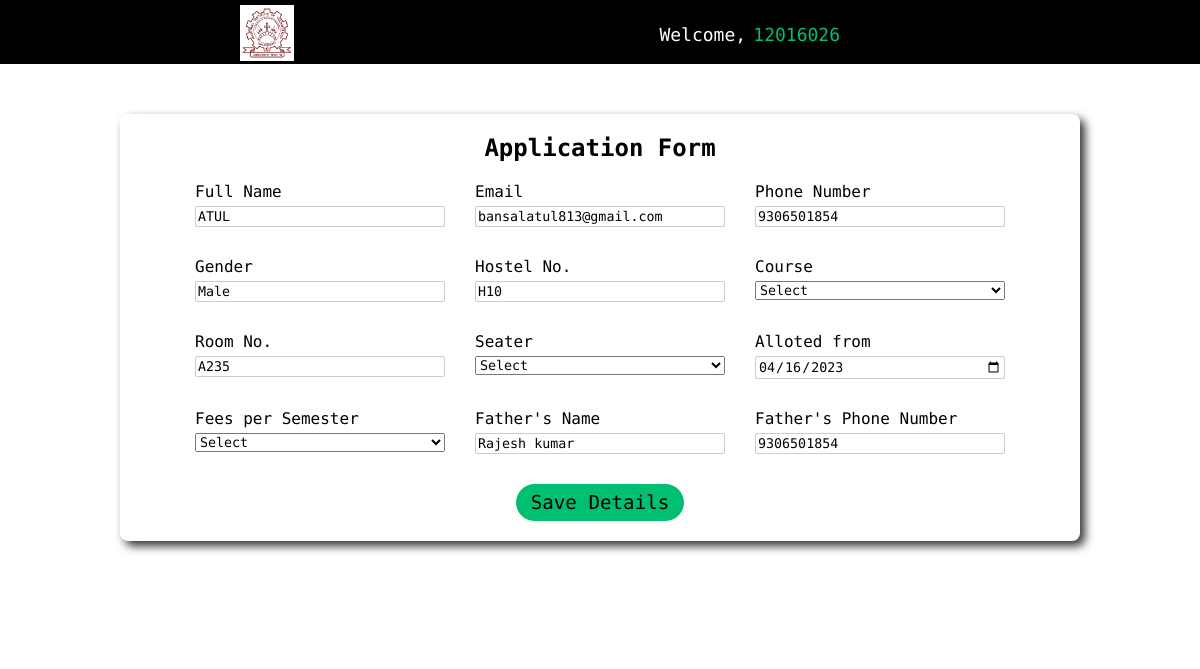
Screenshot of /students/edit_details.php?id=12016026 with the database file from the repository.
### tables this page shows
CREATE TABLE `students` (
  `student_id` int(11) NOT NULL,
  `student_roll` int(11) NOT NULL,
  `student_name` varchar(255) NOT NULL,
  `student_email` varchar(255) NOT NULL,
  `student_phone` bigint(20) NOT NULL,
  `student_pass` varchar(255) NOT NULL,
  `hostel_no` varchar(255) NOT NULL,
  `room_no` varchar(255) NOT NULL,
  `course` varchar(255) NOT NULL,
  `room_seater` int(11) NOT NULL,
  `father_name` varchar(255) NOT NULL,
  `father_phoneno` bigint(20) NOT NULL,
  `your_photo` varchar(255) NOT NULL,
  `gender` varchar(255) NOT NULL,
  `allot_date` date NOT NULL DEFAULT current_timestamp(),
  `fees` int(11) NOT NULL
);

### students/edit_details.php (the view, shortened to what this page needs)
<?php
include '../partials/db_connect.php';
?>
<!DOCTYPE html>
<html lang="en">
<head>
    <link rel="stylesheet" href="../css/about_hostel.css">
</head>
<body>
    <?php
    $rollno = $_GET['id'];
    $sql1 = "SELECT * FROM students WHERE student_roll=$rollno";
    $res1 = mysqli_query($conn, $sql1);
    if ($res1 == true) {
        $count1 = mysqli_num_rows($res1);
        if ($count1 == 1) {
            $rows = mysqli_fetch_assoc($res1);
            $student_name = $rows['student_name'];
            $student_email = $rows['student_email'];
            $student_phone = $rows['student_phone'];
            $gender = $rows['gender'];
            $hostel_no = $rows['hostel_no'];
            $room_no = $rows['room_no'];
            $father_phoneno = $rows['father_phoneno'];
            $fees = $rows['fees'];
            $course = $rows['course'];
            $allot_date = $rows['allot_date'];
            $seater = $rows['room_seater'];
            $father_name = $rows['father_name'];
        }
    }
    ?>
    <div class="nav-content">
        <div class="wrapper">
            <div class="nav-align">
                <div class="nav-logo">
                    <a href=""><img src="../image/logo.png" alt="NIT kkr Logo" style="background-color:white;"></a>
                </div>
                <div class="nav-links">
                    <ul class="text-center">
                        <li style="color:white;">Welcome,</li>
                        <li style="color:#01bf71;">
                            <?php echo $rollno; ?>
                        </li>
                    </ul>
                </div>
            </div>
        </div>
    </div>
    <div class="main-content">
        <div class="wrapper">
            <div class="details">
                <div class="form_detail">
                    <h2 class="text-center">Application Form</h2>
                    <form action="" method="post" enctype="multipart/form-data">
                        <div class="user-details">
                            <div class="input-box">
                                <span>Full Name</span>
                                <input name="student_name" type="text" value="<?php echo $student_name ?>">
                            </div>
                            <div class="input-box">
                                <span>Email</span>
                                <input type="text" value="<?php echo $student_email ?>" name="student_email">
                            </div>
                            <div class="input-box">
                                <span>Phone Number</span>
                                <input type="text" value="<?php echo $student_phone ?>" name="student_phone">
                            </div>
                            <div class="input-box">
                                <span>Gender</span>
                                <input type="text" value="<?php echo $gender ?>" name="gender">
                            </div>
                            <div class="input-box">
                                <span>Hostel No.</span>
                                <input type="text" value="<?php echo $hostel_no ?>" required name="hostel_no">
                            </div>
                            <div class="input-box">
                                <span>Course</span>
                                <select name="course" id="course">
                                    <option value="<?php echo $course?>">Select</option>
                                </select>
                            </div>
                            <div class="input-box">
                                <span>Room No.</span>
                                <input type="text" value="<?php echo $room_no?>" name="room_no" required>
                            </div>
                            <div class="input-box">
                                <span>Seater</span>
                                <select name="seater" id="seater">
                                    <option value="<?php echo $seater?>">Select</option>
                                </select>
                            </div>
                            <div class="input-box">
                                <span>Alloted from</span>
                                <input type="date" value="<?php echo $allot_date?>" name="allot_date" required>
                            </div>
                            <div class="input-box">
                                <span>Fees per Semester</span>
                                <select name="fees" id="fees">
                                    <option value="<?php echo $fees?>">Select</option>
                                </select>
                            </div>
                            <div class="input-box">
                                <span>Father's Name</span>
                                <input type="text" value="<?php echo $father_name?>" name="father_name" required>
                            </div>
                            <div class="input-box">
                                <span>Father's Phone Number</span>
                                <input type="text" value="<?php echo $father_phoneno?>" name="father_phoneno"
                                    pattern="[0-9]{10}" required>
                            </div>
                        </div>
                        <div class="text-center">
                            <input type="submit" value="Save Details" name="save" class="button">
                        </div>
                    </form>
                </div>
            </div>
        </div>
    </div>
</body>

### css/about_hostel.css (style rules this page uses)
* { padding: 0; margin: 0; box-sizing: border-box; font-family: "Encode Sans Expanded", sans-serif; }
body { height: 100vh; width: 100vw; overflow-x: hidden !important; }
.wrapper { width: 80%; margin: 0 auto; }
.text-center { text-align: center; }
.nav-content { min-height: 8vh; background-color: black; }
.nav-align { background-color: black; max-height: 8vh; display: flex; justify-content: space-between; gap: 20px; margin-left: 10vw; margin-right: 20vw; }
.nav-logo a img { height: 7vh; padding: 2px; margin-top: 0.6vh; }
.nav-links ul { display: flex; gap: 0.6vw; font-size: large; text-decoration: none; }
.nav-links ul li { margin-top: 3vh; }
.nav-links ul li { list-style-type: none; }
.main-content { background-color: white; padding-bottom: 100px; }
.details { display: flex; gap: 50px; justify-content: center; align-items: center; }
.form_detail { max-width: 1000px; width: 90vw; margin-top: 50px; background-color: white; padding: 20px; border-radius: 8px; box-shadow: 5px 5px 10px rgba(1, 1, 1, 0.8); }
.input-box { display: flex; flex-direction: column; gap: 5px; width: 250px; }
input { padding: 2px; border: 1px solid #ccc; border-radius: 2px; }
.user-details { margin-top: 20px; display: flex; flex-wrap: wrap; gap: 30px; justify-content: center; }
.button { margin-top: 30px; padding: 7px 15px; background-color: #01bf71; border: none; border-radius: 20px; font-size: larger; }

### rows the page displays
students: student_name "ATUL", student_email "bansalatul813@gmail.com", student_phone "9306501854", gender "Male", hostel_no "H10", room_no "A235", allot_date "04/16/2023", father_name "Rajesh kumar", father_phoneno "9306501854"

### other values shown
$rollno "12016026"
